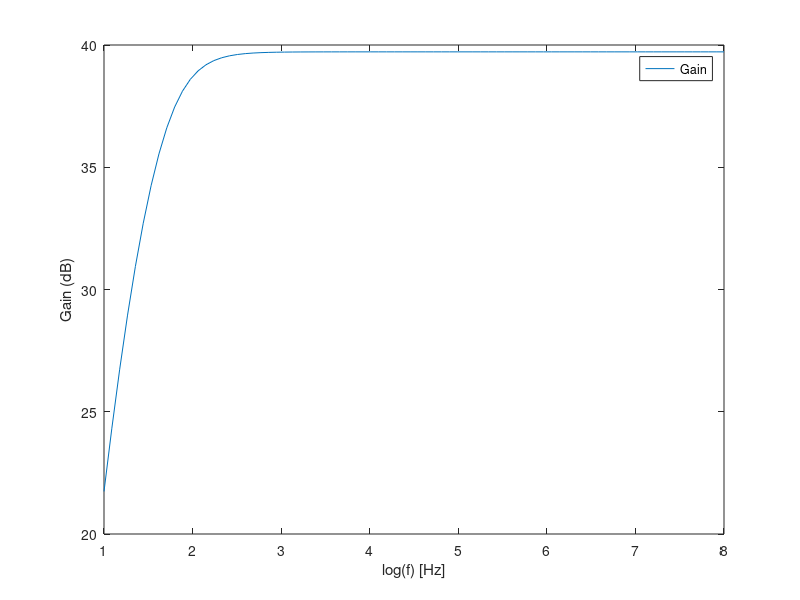

This figure's MATLAB source:
%gain stage

%valores a mudar
RE_1=80
RC1=1000
RB1=240E3
RB2=60E3
C1=0.3E-3
C2=0.6E-3
C3=1E-3
RE2=30

VT=25e-3 %termal voltage
BFN=178.7
VAFN=69.7
VBEON=0.7
VCC=12
RE1=RE_1
RS=100

%gain stage - operating point   
RB=1/(1/RB1+1/RB2)
VEQ=RB2/(RB1+RB2)*VCC
IB1=(VEQ-VBEON)/(RB+(1+BFN)*RE1)
IC1=BFN*IB1
IE1=(1+BFN)*IB1
VE1=RE1*IE1
VO1=VCC-RC1*IC1
VCE=VO1-VE1


gm1=IC1/VT
rpi1=BFN/gm1
ro1=VAFN/IC1

RSB=RB*RS/(RB+RS)

AV1 = RSB/RS * RC1*(RE1-gm1*rpi1*ro1)/((ro1+RC1+RE1)*(RSB+rpi1+RE1)+gm1*RE1*ro1*rpi1 - RE1^2)
AVI_DB = 20*log10(abs(AV1))
AV1simple = RB/(RB+RS) * gm1*RC1/(1+gm1*RE1)
AVIsimple_DB = 20*log10(abs(AV1simple))

RE1=0
AV1 = RSB/RS * RC1*(RE1-gm1*rpi1*ro1)/((ro1+RC1+RE1)*(RSB+rpi1+RE1)+gm1*RE1*ro1*rpi1 - RE1^2)
AVI_DB = 20*log10(abs(AV1))
AV1simple =  - RSB/RS * gm1*RC1/(1+gm1*RE1)
AVIsimple_DB = 20*log10(abs(AV1simple))

RE1=RE_1
ZI1 = 1/(1/RB+1/(((ro1+RC1+RE1)*(rpi1+RE1)+gm1*RE1*ro1*rpi1 - RE1^2)/(ro1+RC1+RE1)))
ZX = ro1*((RSB+rpi1)*RE1/(RSB+rpi1+RE1))/(1/(1/ro1+1/(rpi1+RSB)+1/RE1+gm1*rpi1/(rpi1+RSB)))
ZX = ro1*(   1/RE1+1/(rpi1+RSB)+1/ro1+gm1*rpi1/(rpi1+RSB)  )/(   1/RE1+1/(rpi1+RSB) ) 
ZO1 = 1/(1/ZX+1/RC1)

RE1=0
ZI1 = 1/(1/RB+1/(((ro1+RC1+RE1)*(rpi1+RE1)+gm1*RE1*ro1*rpi1 - RE1^2)/(ro1+RC1+RE1)))
ZO1 = 1/(1/ro1+1/RC1)


tab=fopen("gainstage.tex","w");
fprintf(tab, "Gain & %fdB \\\\ \\hline \n", AVI_DB);
fprintf(tab, "Input Impedance & %f \\\\ \\hline \n", ZI1); %must be compatible w/ RS=100 ohm Zi>>Rs=100
fprintf(tab, "Output Impedance & %f \\\\ \\hline \n", ZO1);
fclose(tab);

%ouput stage
BFP = 227.3
VAFP = 37.2
VEBON = 0.7
VI2 = VO1
IE2 = (VCC-VEBON-VI2)/RE2
IC2 = BFP/(BFP+1)*IE2
VO2 = VCC - RE2*IE2

gm2 = IC2/VT
go2 = IC2/VAFP
gpi2 = gm2/BFP
ge2 = 1/RE2

rpi2=1/gpi2
ro2=1/go2

AV2 = gm2/(gm2+gpi2+go2+ge2)
AV2_DB = 20*log10(abs(AV2))
ZI2 = (gm2+gpi2+go2+ge2)/gpi2/(gpi2+go2+ge2)
ZO2 = 1/(gm2+gpi2+go2+ge2)


tab=fopen("outputstage.tex","w");

fprintf(tab, "Gain & %fdB \\\\ \\hline \n", AV2_DB);
fprintf(tab, "Input Impedance & %f \\\\ \\hline \n", ZI2);%must be compatible w/gain stage Zo, Z1 output>>Zo gain
fprintf(tab, "Output Impedance & %f \\\\ \\hline \n", ZO2); %must be lower than 8ohm

fclose(tab);

%total
gB = 1/(1/gpi2+ZO1)
AV = (gB+gm2/gpi2*gB)/(gB+ge2+go2+gm2/gpi2*gB)*AV1
AV_DB = 20*log10(abs(AV))
ZI=ZI1
ZO=1/(go2+gm2/gpi2*gB+ge2+gB)

tab=fopen("total.tex","w"); %speak about overall impedances and compare w/ spice model
fprintf(tab, "Gain & %fdB \\\\ \\hline \n", AV_DB);
fprintf(tab, "Input Impedance & %f \\\\ \\hline \n", ZI);
fprintf(tab, "Output Impedance & %f \\\\ \\hline \n", ZO);
fclose(tab);

%%%%%%%frequency response

f = logspace(1,8,80);

RE1=RE_1
Load=8%ohm
vin=0.01

gain=zeros(1,80);
gainDB=zeros(1,80);
for i=1:1:80
 
w=2*pi*f(i)

ZC1=1./j/w/C1 %input capacitor
ZC2=1./j/w/C2 %RE capacitor
ZC3=1./j/w/C3 %final coupling capacitor 

ZE=1/(1/ZC2+1/RE1)
Zeqf=1/(1/RE2+1/(ZC3+Load))

A=[
RS+ZC1+RB,-RB,0,0,0,0,0;
-RB,RB+rpi1+ZE,0,-ZE,0,0,0;
0,gm1*rpi1,1,0,0,0,0;
0,-ZE,-ro1,ZE+ro1+RC1,-RC1,0,0;
0,0,0,-RC1,RC1+rpi2+Zeqf,-Zeqf,0;
0,0,0,0,-Zeqf,Zeqf+ro2,-ro2;
0,0,0,0,gm2*rpi2,0,1;]; 

B=[vin;0;0;0;0;0;0];

I=A\B

Vout=(I(6)-I(5))*Zeqf

gain(i)=Vout*Load/(Load+ZC3)/vin;
gainDB(i)=20*log10(gain(i));
  endfor

a=figure();
F=log10(f);
plot(F,gainDB,"");
legend("Gain");
xlabel("log(f) [Hz]");
ylabel("Gain (dB)");
print(a,"frequencyresponse.eps","-depsc");
  